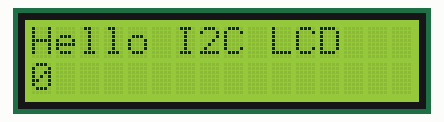
This sketch was run on a simulated Arduino Uno, built with avr-gcc and run on an emulated ATmega328P. Parts: 16×2 character LCD.

Above: at 0.1 s.
At 4.2 s:
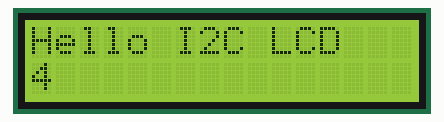
At 9.1 s:
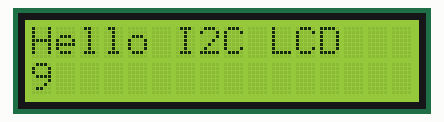
At 19.2 s:
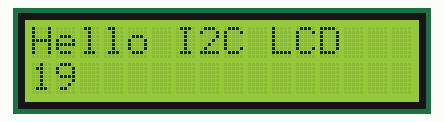
At 29.1 s:
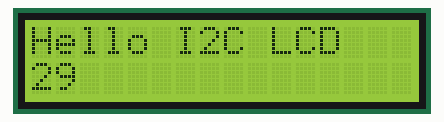
At 38.1 s:
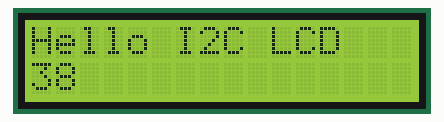

The sketch:

TEST_LCD_I2C.ino
```cpp
#include <Wire.h>
#include <LiquidCrystal_I2C.h>

LiquidCrystal_I2C lcd(0x27, 16, 2);   // ไม่ขึ้นลอง 0x3F

void setup() {
  lcd.init();
  lcd.backlight();
  lcd.print("Hello I2C LCD");
}

void loop() {
  lcd.setCursor(0, 1);
  lcd.print(millis() / 1000);
  lcd.print("   ");
  delay(200);
}
```

Measured:
- what the display in image 1 shows lasts 1.0 s, from 4.2 s to 5.2 s
